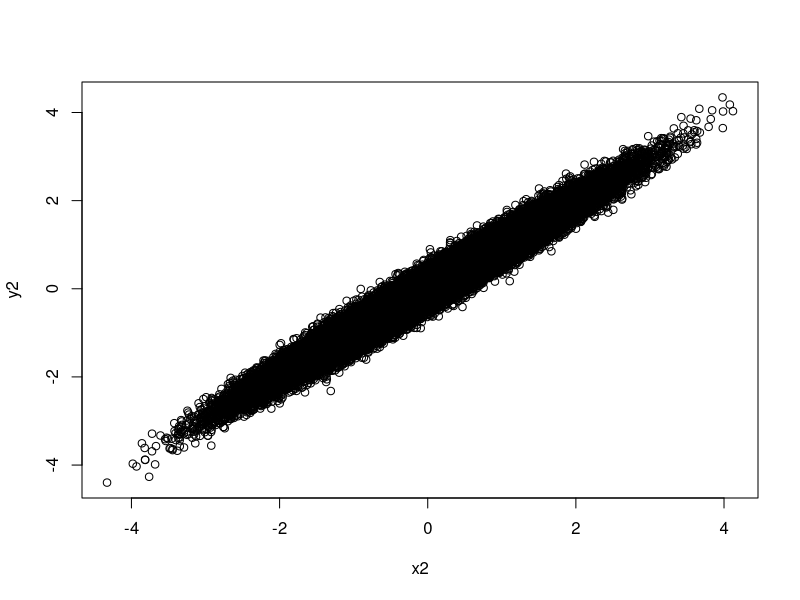

Recreate this plot in R.
# Claas Heuer, 2015
# 
# Generating 2 random vectors 
# that have some given correlation
#

# actually, this is a covariance
cor = 0.98

# sample size
n=100000

# for variables with mean zero and a variance of
# one the covariance is equal to the correlation
y <- scale(rnorm(n))
x <- scale(rnorm(n))

# Multivariate data
Z <- cbind(y,x)

# the covariance matrix
C <- matrix(c(1,cor,cor,1),2,2)

# the correlated data
Z_cor <- Z %*% chol(C)

# extract the correlated vectors
y2 <- Z_cor[,1]
x2 <- Z_cor[,2]

# look at data
plot(y2 ~ x2)
summary(lm(y2~x2))

# rank correaltion
cor(x2,y2,method="pearson")

# overlap in the top 1%
top_n = as.integer(0.01 * n)
sum(order(y2)[1:top_n] %in% order(x2)[1:top_n])/top_n

